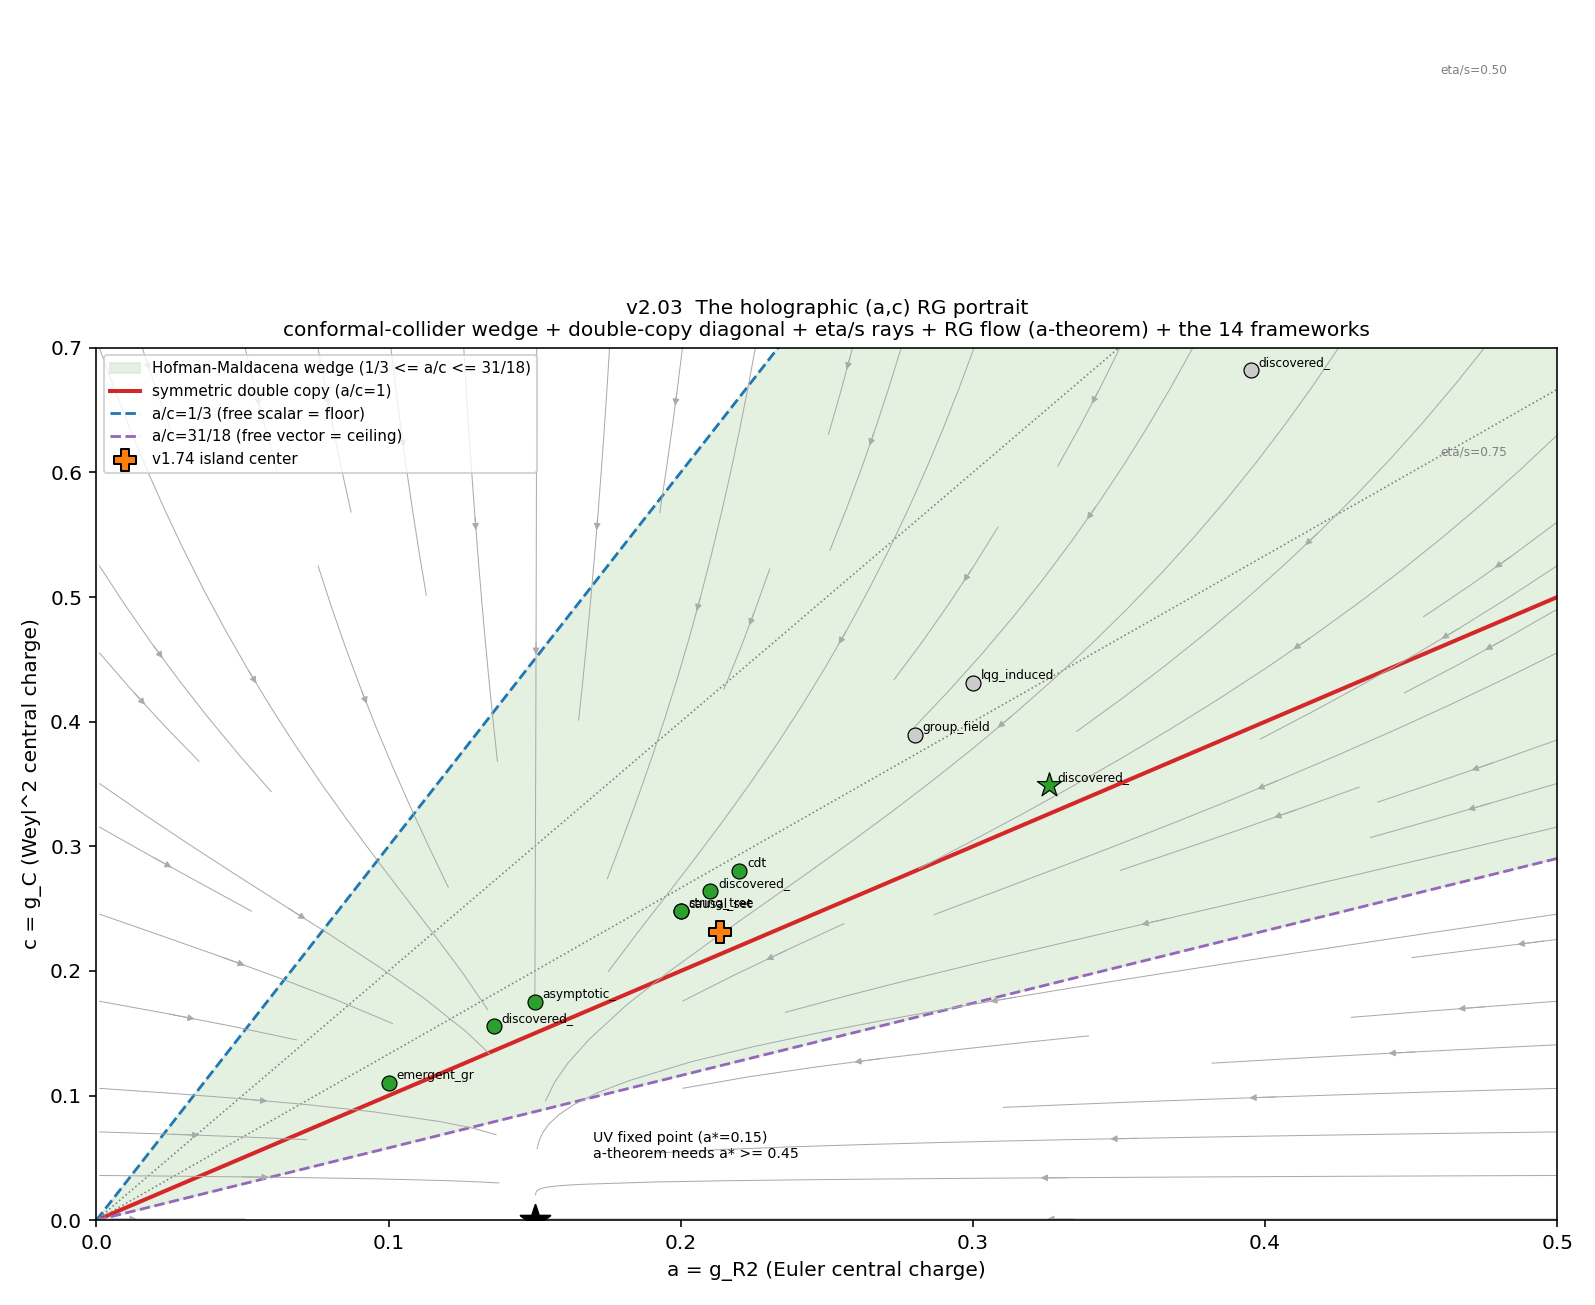

The script that saved this image:
"""v2.03 - The holographic (a,c) RG portrait: the conformal-collider plane that unifies
the program.

One master plane in (a, c) = (g_R2 Euler, g_C Weyl^2) tying together:
  - v1.71  the Hofman-Maldacena wedge 1/3 <= a/c <= 31/18 (the free-SCALAR ratio 1/3 is
           the floor; the free-VECTOR ratio 31/18 is the ceiling -- the HM endpoints are
           saturated by free fields).
  - v1.72  eta/s <-> a/c: 1 - 4pi(eta/s) = (c-a)/c, so eta/s (KSS units) = a/c; contours
           of constant a/c are rays from the origin.
  - v1.94  the symmetric double copy = the a/c = 1 diagonal.
  - v1.98  holographic complexity dC/dt = 1 + c (driven by Weyl^2 c).
  - v1.99  the a-theorem a_UV >= a_IR: the RG flow must have a decreasing toward the IR;
           the v1.89 toy flow (-> a*=0.15) VIOLATES this for a-large frameworks unless the
           fixed point carries a* >= 0.45.
  - v2.02  c = g_C (Weyl^2) is the fattest island direction.

HONEST: toy a=g_R2, c=g_C identification + schematic v1.89 flow; the robust content is the
unifying STRUCTURE in one plane, not precise coordinates.

Run on Vulcan:  python experiments/ac_portrait.py
"""
import json
import sys

import numpy as np
import matplotlib
matplotlib.use("Agg")
import matplotlib.pyplot as plt

sys.path.insert(0, "src")
sys.path.insert(0, "experiments")

from itb.predict import FRAMEWORKS
from itb.gravitational_observables import HolographicEtaOverS, HolographicComplexityRate
from itb.holographic_ac import gC_from_gR2
from itb.theory import Theory
from stack import build_stack
from phylogeny import beta, COEFFS as PH_COEFFS

AC_FLOOR, AC_CEIL = 1.0 / 3.0, 31.0 / 18.0       # free scalar / free vector (HM endpoints)
_STACK = build_stack(bnossw_mean="geometric", rfc_form="convex_hull")


def passes_stack(coeffs):
    th = Theory(coefficients=dict(coeffs))
    return all(c.evaluate(th).satisfied for c in _STACK)


def main():
    eta = HolographicEtaOverS()
    cpx = HolographicComplexityRate()
    rows = []
    for name, fw in FRAMEWORKS.items():
        c = dict(fw.encode().coefficients)
        a = c.get("g_R2", 0.0)
        cc = c.get("g_C", gC_from_gR2(a))
        c.setdefault("g_C", cc)
        if a <= 1e-6 and cc <= 1e-6:
            continue
        ac = a / cc if cc > 1e-9 else float("inf")
        in_wedge = AC_FLOOR <= ac <= AC_CEIL
        es = float(eta.predict(fw.encode())[0])
        dC = float(cpx.predict(Theory(coefficients=c))[0])
        rows.append({"framework": name, "a": round(a, 3), "c": round(cc, 3),
                     "a_over_c": round(ac, 3), "in_wedge": in_wedge,
                     "eta_s": round(es, 3), "dCdt": round(dC, 3),
                     "passes_stack": passes_stack(c)})
    rows.sort(key=lambda r: -r["a_over_c"])
    most_central = min(rows, key=lambda r: abs(r["a_over_c"] - 1.0))   # closest to a=c

    # ---- the portrait ----
    fig, ax = plt.subplots(figsize=(11, 9))
    A = np.linspace(0, 0.5, 100)
    # Hofman-Maldacena wedge: 18a/31 <= c <= 3a
    ax.fill_between(A, 18 * A / 31, 3 * A, color="#d9ead3", alpha=0.7,
                    label="Hofman-Maldacena wedge (1/3 <= a/c <= 31/18)")
    # a/c = 1 symmetric double-copy diagonal (v1.94)
    ax.plot(A, A, color="#d62728", lw=2, ls="-", label="symmetric double copy (a/c=1)")
    # wedge edges = free-field landmarks
    ax.plot(A, 3 * A, color="#1f77b4", lw=1.4, ls="--",
            label="a/c=1/3 (free scalar = floor)")
    ax.plot(A, 18 * A / 31, color="#9467bd", lw=1.4, ls="--",
            label="a/c=31/18 (free vector = ceiling)")
    # eta/s contours (constant a/c rays) -- label a few
    for ac_val, lbl in [(0.5, "eta/s=0.50"), (0.75, "eta/s=0.75")]:
        ax.plot(A, A / ac_val, color="#7f7f7f", lw=0.8, ls=":")
        ax.text(0.46, 0.46 / ac_val, lbl, fontsize=6, color="#7f7f7f")
    # RG flow streamlines in (a,c): beta_a=-0.4(a-0.15), beta_c=-0.8 c^2 (-> UV (0.15,0))
    ga, gc = np.meshgrid(np.linspace(0.001, 0.5, 26), np.linspace(0.001, 0.7, 26))
    Ba = -0.4 * (ga - 0.15); Bc = -0.8 * gc ** 2          # toward UV = increasing t
    ax.streamplot(ga, gc, Ba, Bc, color="#aaaaaa", density=0.7, linewidth=0.5,
                  arrowsize=0.7)
    ax.scatter([0.15], [0.0], marker="*", s=240, color="black", zorder=6)
    ax.annotate("UV fixed point (a*=0.15)\na-theorem needs a* >= 0.45", (0.15, 0.0),
                fontsize=7, xytext=(0.17, 0.05), color="black")
    # frameworks
    for r in rows:
        col = "#2ca02c" if r["passes_stack"] else "#cccccc"
        m = "*" if r["framework"] == "discovered_data_driven" else "o"
        s = 160 if m == "*" else 55
        ax.scatter([r["a"]], [r["c"]], s=s, marker=m, color=col, edgecolor="black",
                   zorder=5, linewidth=0.6)
        ax.annotate(r["framework"][:11], (r["a"], r["c"]), fontsize=6,
                    textcoords="offset points", xytext=(4, 2))
    ax.scatter([0.2135], [0.2316], marker="P", s=120, color="#ff7f0e", zorder=6,
               edgecolor="black", label="v1.74 island center")
    ax.set_xlabel("a = g_R2 (Euler central charge)")
    ax.set_ylabel("c = g_C (Weyl^2 central charge)")
    ax.set_xlim(0, 0.5); ax.set_ylim(0, 0.7)
    ax.set_title("v2.03  The holographic (a,c) RG portrait\n"
                 "conformal-collider wedge + double-copy diagonal + eta/s rays + RG flow "
                 "(a-theorem) + the 14 frameworks", fontsize=10)
    ax.legend(fontsize=7.5, loc="upper left")
    fig.tight_layout()
    png = "/tmp/ac_portrait.png"
    fig.savefig(png, dpi=145)

    in_wedge = [r["framework"] for r in rows if r["in_wedge"]]
    summary = {
        "wedge": f"{AC_FLOOR:.3f} <= a/c <= {AC_CEIL:.3f} (free scalar floor, free vector ceiling)",
        "eta_s_relation": "eta/s (KSS units) = a/c  [v1.72]; a/c<1 -> KSS-violating dual",
        "frameworks_in_wedge": in_wedge,
        "n_in_wedge": len(in_wedge), "n_total": len(rows),
        "most_central_a_eq_c": {"framework": most_central["framework"],
                                "a_over_c": most_central["a_over_c"]},
        "rg_flow": "v1.89 beta -> UV fixed point (a*=0.15, c*=0 by Weyl^2 asymptotic freedom); "
                   "a-theorem requires a* >= 0.45 (v1.99) so the toy fixed point is too low",
        "table": rows,
        "interpretation": "One plane unifies the program: the consistent frameworks all sit "
            "INSIDE the Hofman-Maldacena wedge (v1.71), BELOW the a/c=1 double-copy diagonal "
            "(v1.94, asymmetric double copies), as KSS-violating duals (a/c<1 -> eta/s<1/4pi, "
            "v1.72), super-saturating complexity (c>0, v1.98); the RG flow (v1.89) pushes them "
            "toward a low UV fixed point that the a-theorem (v1.99) says must instead carry "
            "a* >= 0.45; and c (the vertical Weyl^2 axis) is the fattest island direction (v2.02).",
        "honest": "toy a=g_R2,c=g_C identification + schematic flow; robust content is the "
                  "unifying structure in one plane.",
        "png": png,
    }
    print(json.dumps(summary, indent=2))


if __name__ == "__main__":
    main()
